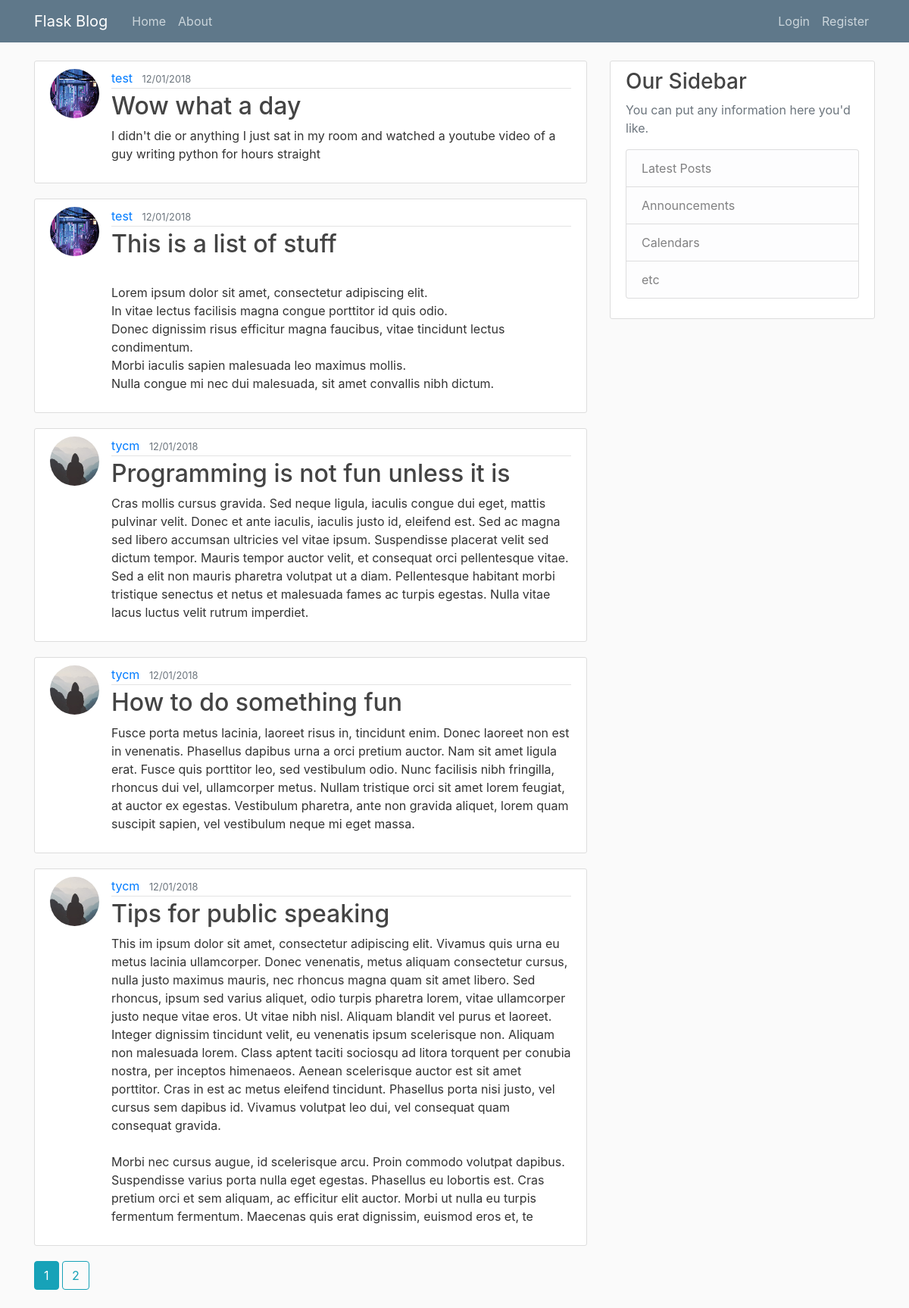
The page /home on the database its author committed.
### flaskblog/models.py (models this page shows, shortened)
class Post(db.Model):
    id = db.Column(db.Integer, primary_key=True)
    title = db.Column(db.String(100), nullable=False)
    date_posted = db.Column(db.DateTime, nullable=False, default=datetime.utcnow)
    content = db.Column(db.Text, nullable=False)
    user_id = db.Column(db.Integer, db.ForeignKey('user.id'), nullable=False)

class User(db.Model, UserMixin):
    id = db.Column(db.Integer, primary_key=True)
    username = db.Column(db.String(20), unique=True, nullable=False)
    email = db.Column(db.String(120), unique=True, nullable=False)
    image_file = db.Column(db.String(120), nullable=False, default='default.jpg')
    password = db.Column(db.String(60), nullable=False)
    posts = db.relationship('Post', backref='author', lazy=True)

### flaskblog/routes.py (the view)
@app.route("/")
@app.route("/home")
def home():
    page = request.args.get('page', 1, type=int)
    posts = Post.query.order_by(Post.date_posted.desc()).paginate(page=page, per_page=5)
    return render_template('home.html', posts=posts)

### flaskblog/templates/home.html
{% extends "layout.html" %}
{% block content%}
{% for post in posts.items %}
    <article class="media content-section">
        <img class="rounded-circle article-img" src="{{ url_for('static', filename='profile_pics/' + post.author.image_file) }}">
        <div class="media-body">
            <div class="article-metadata">
                <a class="mr-2" href="{{url_for('user_posts', username=post.author.username) }}">{{ post.author.username }}</a>
                <small class="text-muted">{{ post.date_posted.strftime('%m/%d/%Y') }}</small>
            </div>
            <h2><a class="article-title" href="{{url_for('post', post_id=post.id) }}">{{ post.title }}</a></h2>
            <p class="article-content">{{ post.content }}</p>
        </div>
    </article>
{% endfor %}
{% for page_num in posts.iter_pages(left_edge=1, right_edge=1, left_current=2, right_current=3) %}
    {% if page_num %}
        {% if posts.page == page_num %}
            <a class="btn btn-info mb-4" href="{{ url_for('home', page=page_num) }}">{{ page_num }}</a>
        {% else %}
            <a class="btn btn-outline-info mb-4" href="{{ url_for('home', page=page_num) }}">{{ page_num }}</a>
        {% endif %}
    {% else %}
        ...
    {% endif %}
{% endfor %}
{% endblock content %}

### flaskblog/static/main.css (style rules this page uses)
body { background: #fafafa; color: #333333; margin-top: 5rem; }
h1, h2, h3, h4, h5, h6 { color: #444444; }
.content-section { background: #ffffff; padding: 10px 20px; border: 1px solid #dddddd; border-radius: 3px; margin-bottom: 20px; }
.article-title { color: #444444; }
.article-content { white-space: pre-line; }
.article-img { height: 65px; width: 65px; margin-right: 16px; }
.article-metadata { padding-bottom: 1px; margin-bottom: 4px; border-bottom: 1px solid #e3e3e3 }

### rows shown on the page
Post: image_file (picture), author.username "test", date_posted "12/01/2018", title "Wow what a day", content "I didn't die or anything I just sat in my room and watched a youtube video of a guy writing python for hours straight"
Post: image_file (picture), author.username "test", date_posted "12/01/2018", title "This is a list of stuff", content "Lorem ipsum dolor sit amet, consectetur adipiscing elit. In vitae lectus facilisis magna congue porttitor id quis odio. Donec dignissim risus efficitur magna faucibus, vitae tincidunt lectus condimentum. Morbi iaculis sapien malesuada leo maximus mollis. Nulla congue mi nec dui malesuada, sit amet convallis nibh dictum."
Post: image_file (placeholder picture), author.username "tycm", date_posted "12/01/2018", title "Programming is not fun unless it is", content "Cras mollis cursus gravida. Sed neque ligula, iaculis congue dui eget, mattis pulvinar velit. Donec et ante iaculis, iaculis justo id, eleifend est. Sed ac magna sed libero accumsan ultricies vel vitae ipsum. Suspendisse placerat velit sed dictum tempor. Mauris tempor auctor velit, et consequat orci pellentesque vitae. Sed a elit non mauris pharetra volutpat ut a diam. Pellentesque habitant morbi tristique senectus et netus et malesuada fames ac turpis egestas. Nulla vitae lacus luctus velit rutrum imperdiet."
Post: image_file (placeholder picture), author.username "tycm", date_posted "12/01/2018", title "How to do something fun", content "Fusce porta metus lacinia, laoreet risus in, tincidunt enim. Donec laoreet non est in venenatis. Phasellus dapibus urna a orci pretium auctor. Nam sit amet ligula erat. Fusce quis porttitor leo, sed vestibulum odio. Nunc facilisis nibh fringilla, rhoncus dui vel, ullamcorper metus. Nullam tristique orci sit amet lorem feugiat, at auctor ex egestas. Vestibulum pharetra, ante non gravida aliquet, lorem quam suscipit sapien, vel vestibulum neque mi eget massa."
Post: image_file (placeholder picture), author.username "tycm", date_posted "12/01/2018", title "Tips for public speaking", content "This im ipsum dolor sit amet, consectetur adipiscing elit. Vivamus quis urna eu metus lacinia ullamcorper. Donec venenatis, metus aliquam consectetur cursus, nulla justo maximus mauris, nec rhoncus magna quam sit amet libero. Sed rhoncus, ipsum sed varius aliquet, odio turpis pharetra lorem, vitae ullamcorper justo neque vitae eros. Ut vitae nibh nisl. Aliquam blandit vel purus et laoreet. Integer dignissim tincidunt velit, eu venenatis ipsum scelerisque non. Aliquam non malesuada lorem. Class aptent taciti sociosqu ad litora torquent per conubia nostra, per inceptos himenaeos. Aenean scelerisque auctor est sit amet porttitor. Cras in est ac metus eleifend tincidunt. Phasellus porta nisi…"

### other values the page prints
{{ page_num }} "1"
{{ page_num }} "2"
